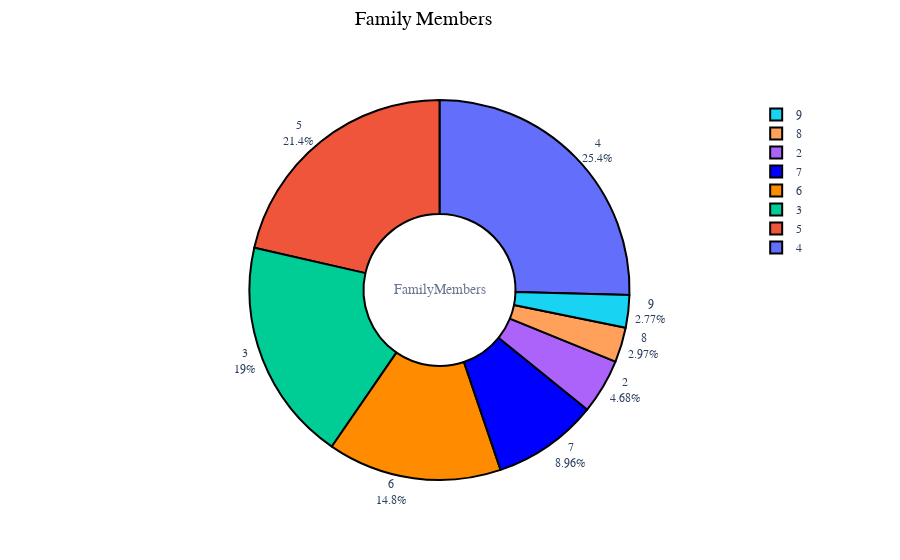

The cell this chart's notebook holds for it:
### Code cell
fig = go.Figure(data=[go.Pie(labels=data['FamilyMembers'], hole=.4)])
fig.add_annotation(text='FamilyMembers',
                   x=0.5,y=0.5,showarrow=False,font_size=14,opacity=0.7,font_family='monospace')
fig.update_traces(hoverinfo='label+percent+value',
                  marker=dict(colors=['darkorange','blue'], line=dict(color='#000000', width=2)))
fig.update_layout(
    font_family='monospace',
    title=dict(text='Family Members',x=0.47,y=0.98,
               font=dict(color='black',size=20)),
    legend=dict(orientation='v',traceorder='reversed'),
    hoverlabel=dict(bgcolor='white'))
fig.update_traces(textposition='outside', textinfo='percent+label')
fig.show()

### Figure 1 — Plotly figure (JSON) as saved in the notebook; plotly's stock layout.template omitted (floating-point values rounded to 4 significant figures; data arrays with more than 128 entries replaced by an {"elided": "..."} marker saying what was removed)
{"data": [{"hole": 0.4, "hoverinfo": "label+percent+value", "labels": {"elided": "1987 int values"}, "marker": {"colors": ["darkorange", "blue"], "line": {"color": "#000000", "width": 2}}, "textinfo": "percent+label", "textposition": "outside", "type": "pie"}], "layout": {"annotations": [{"font": {"family": "monospace", "size": 14}, "opacity": 0.7, "showarrow": false, "text": "FamilyMembers", "x": 0.5, "y": 0.5}], "font": {"family": "monospace"}, "hoverlabel": {"bgcolor": "white"}, "legend": {"orientation": "v", "traceorder": "reversed"}, "title": {"font": {"color": "black", "size": 20}, "text": "Family Members", "x": 0.47, "y": 0.98}}}
